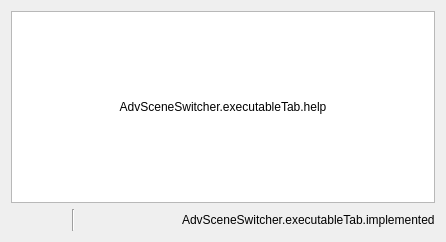
     <widget class="QWidget" name="executableTab">
      <property name="cursor">
       <cursorShape>ArrowCursor</cursorShape>
      </property>
      <attribute name="title">
       <string>AdvSceneSwitcher.executableTab.title</string>
      </attribute>
      <layout class="QVBoxLayout" name="verticalLayout_11">
       <item>
        <layout class="QGridLayout" name="gridLayout_11">
         <item row="0" column="0">
          <widget class="QListWidget" name="executables">
           <property name="enabled">
            <bool>true</bool>
           </property>
           <property name="sortingEnabled">
            <bool>false</bool>
           </property>
          </widget>
         </item>
         <item row="0" column="0">
          <widget class="QLabel" name="exeHelp">
           <property name="text">
            <string>AdvSceneSwitcher.executableTab.help</string>
           </property>
           <property name="alignment">
            <set>Qt::AlignCenter</set>
           </property>
           <property name="wordWrap">
            <bool>true</bool>
           </property>
          </widget>
         </item>
        </layout>
       </item>
       <item>
        <layout class="QHBoxLayout" name="horizontalLayout_22">
         <item>
          <widget class="QPushButton" name="executableAdd">
           <property name="maximumSize">
            <size>
             <width>22</width>
             <height>22</height>
            </size>
           </property>
           <property name="flat">
            <bool>true</bool>
           </property>
           <property name="themeID" stdset="0">
            <string notr="true">addIconSmall</string>
           </property>
           <property name="class" stdset="0">
            <string notr="true">icon-plus</string>
           </property>
          </widget>
         </item>
         <item>
          <widget class="QPushButton" name="executableRemove">
           <property name="maximumSize">
            <size>
             <width>22</width>
             <height>22</height>
            </size>
           </property>
           <property name="flat">
            <bool>true</bool>
           </property>
           <property name="themeID" stdset="0">
            <string notr="true">removeIconSmall</string>
           </property>
           <property name="class" stdset="0">
            <string notr="true">icon-trash</string>
           </property>
          </widget>
         </item>
         <item>
          <spacer name="horizontalSpacer_45">
           <property name="orientation">
            <enum>Qt::Horizontal</enum>
           </property>
           <property name="sizeType">
            <enum>QSizePolicy::Fixed</enum>
           </property>
           <property name="sizeHint" stdset="0">
            <size>
             <width>5</width>
             <height>20</height>
            </size>
           </property>
          </spacer>
         </item>
         <item>
          <widget class="Line" name="line_11">
           <property name="orientation">
            <enum>Qt::Vertical</enum>
           </property>
          </widget>
         </item>
         <item>
          <spacer name="horizontalSpacer_44">
           <property name="orientation">
            <enum>Qt::Horizontal</enum>
           </property>
           <property name="sizeType">
            <enum>QSizePolicy::Fixed</enum>
           </property>
           <property name="sizeHint" stdset="0">
            <size>
             <width>5</width>
             <height>20</height>
            </size>
           </property>
          </spacer>
         </item>
         <item>
          <widget class="QPushButton" name="executableUp">
           <property name="maximumSize">
            <size>
             <width>22</width>
             <height>22</height>
            </size>
           </property>
           <property name="text">
            <string/>
           </property>
           <property name="flat">
            <bool>true</bool>
           </property>
           <property name="themeID" stdset="0">
            <string>upArrowIconSmall</string>
           </property>
           <property name="class" stdset="0">
            <string notr="true">icon-up</string>
           </property>
          </widget>
         </item>
         <item>
          <widget class="QPushButton" name="executableDown">
           <property name="maximumSize">
            <size>
             <width>22</width>
             <height>22</height>
            </size>
           </property>
           <property name="text">
            <string/>
           </property>
           <property name="flat">
            <bool>true</bool>
           </property>
           <property name="themeID" stdset="0">
            <string>downArrowIconSmall</string>
           </property>
           <property name="class" stdset="0">
            <string notr="true">icon-down</string>
           </property>
          </widget>
         </item>
         <item>
          <spacer name="horizontalSpacer_20">
           <property name="orientation">
            <enum>Qt::Horizontal</enum>
           </property>
           <property name="sizeHint" stdset="0">
            <size>
             <width>40</width>
             <height>20</height>
            </size>
           </property>
          </spacer>
         </item>
         <item>
          <widget class="QLabel" name="label_25">
           <property name="text">
            <string>AdvSceneSwitcher.executableTab.implemented</string>
           </property>
          </widget>
         </item>
        </layout>
       </item>
      </layout>
     </widget>
